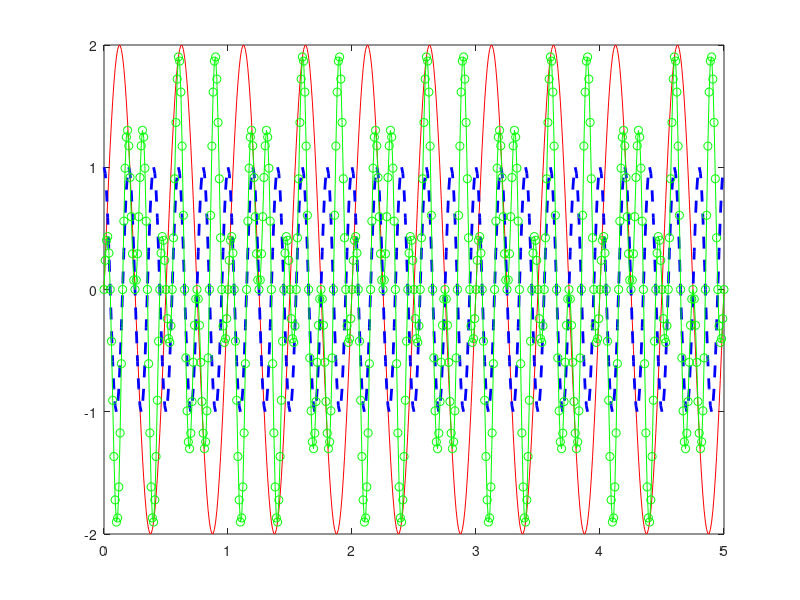

Here is the MATLAB script that generated this plot: (Note: this script raises an error after producing the figure.)
Ta = 0.01;


t= [0:Ta:5];

%a
x=2*sin(4*pi*t);

%b
y=cos(10*pi*t);

%c
z=x.*y;

%d
td= [0:Ta:10];
w=3*sin(pi*td)+2*sin(6*pi*td);


figure(1);
plot(t,x,'r');
hold on
plot(t,y,'--b','LineWidth',2);
plot(t,z,'-og');
plot(t,w,'y','LineWidth',2);
hold off
xlabel ('tempo (s)');
ylabel('tempo(s)')
title('Ex3');

